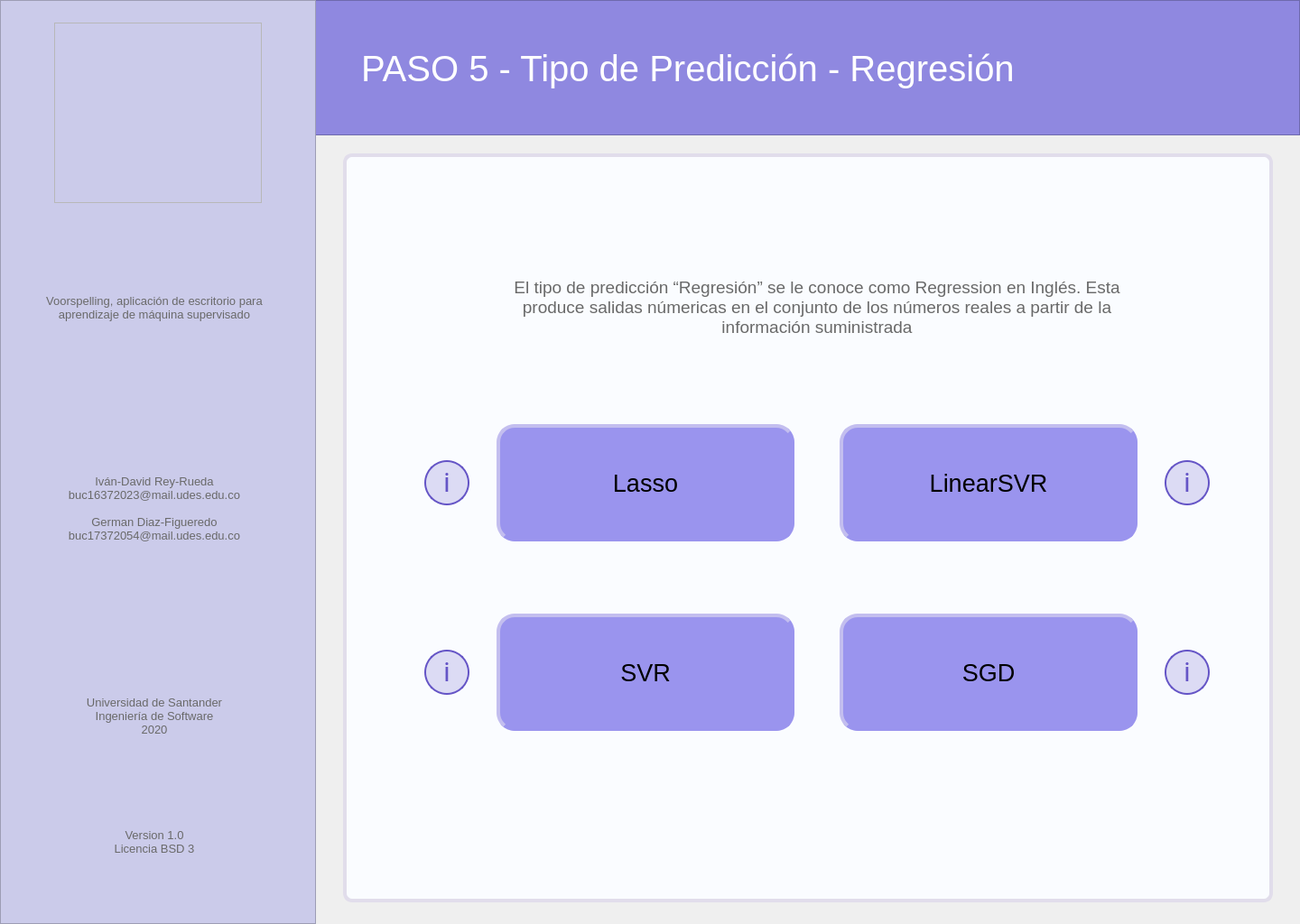
<?xml version="1.0" encoding="UTF-8"?>
<ui version="4.0">
 <class>MainWindow</class>
 <widget class="QMainWindow" name="MainWindow">
  <property name="geometry">
   <rect>
    <x>0</x>
    <y>0</y>
    <width>1440</width>
    <height>1024</height>
   </rect>
  </property>
  <property name="minimumSize">
   <size>
    <width>1440</width>
    <height>1024</height>
   </size>
  </property>
  <property name="maximumSize">
   <size>
    <width>1440</width>
    <height>1024</height>
   </size>
  </property>
  <property name="windowTitle">
   <string>Voorspelling</string>
  </property>
  <widget class="QWidget" name="centralwidget">
   <widget class="QFrame" name="left_bar">
    <property name="geometry">
     <rect>
      <x>0</x>
      <y>0</y>
      <width>350</width>
      <height>1024</height>
     </rect>
    </property>
    <property name="styleSheet">
     <string notr="true">background-color: rgb(203, 203, 234);

</string>
    </property>
    <property name="frameShape">
     <enum>QFrame::StyledPanel</enum>
    </property>
    <property name="frameShadow">
     <enum>QFrame::Raised</enum>
    </property>
    <widget class="QLabel" name="lbl_left_1">
     <property name="geometry">
      <rect>
       <x>18</x>
       <y>278</y>
       <width>306</width>
       <height>126</height>
      </rect>
     </property>
     <property name="font">
      <font>
       <pointsize>10</pointsize>
      </font>
     </property>
     <property name="styleSheet">
      <string notr="true">color: rgb(105, 105, 105);</string>
     </property>
     <property name="text">
      <string>Voorspelling, aplicación de escritorio para aprendizaje de máquina supervisado</string>
     </property>
     <property name="alignment">
      <set>Qt::AlignCenter</set>
     </property>
     <property name="wordWrap">
      <bool>true</bool>
     </property>
    </widget>
    <widget class="QLabel" name="lbl_left_2">
     <property name="geometry">
      <rect>
       <x>18</x>
       <y>500</y>
       <width>306</width>
       <height>126</height>
      </rect>
     </property>
     <property name="font">
      <font>
       <pointsize>10</pointsize>
      </font>
     </property>
     <property name="styleSheet">
      <string notr="true">color: rgb(105, 105, 105);</string>
     </property>
     <property name="text">
      <string>Iván-David Rey-Rueda
buc16372023@mail.udes.edu.co

German Diaz-Figueredo
buc17372054@mail.udes.edu.co</string>
     </property>
     <property name="alignment">
      <set>Qt::AlignCenter</set>
     </property>
     <property name="wordWrap">
      <bool>true</bool>
     </property>
    </widget>
    <widget class="QLabel" name="lbl_left_3">
     <property name="geometry">
      <rect>
       <x>18</x>
       <y>730</y>
       <width>306</width>
       <height>126</height>
      </rect>
     </property>
     <property name="font">
      <font>
       <pointsize>10</pointsize>
      </font>
     </property>
     <property name="styleSheet">
      <string notr="true">color: rgb(105, 105, 105);</string>
     </property>
     <property name="text">
      <string>Universidad de Santander
Ingeniería de Software
2020</string>
     </property>
     <property name="alignment">
      <set>Qt::AlignCenter</set>
     </property>
     <property name="wordWrap">
      <bool>true</bool>
     </property>
    </widget>
    <widget class="QLabel" name="lbl_left_4">
     <property name="geometry">
      <rect>
       <x>18</x>
       <y>870</y>
       <width>306</width>
       <height>126</height>
      </rect>
     </property>
     <property name="font">
      <font>
       <pointsize>10</pointsize>
      </font>
     </property>
     <property name="styleSheet">
      <string notr="true">color: rgb(105, 105, 105);</string>
     </property>
     <property name="text">
      <string>Version 1.0
Licencia BSD 3</string>
     </property>
     <property name="alignment">
      <set>Qt::AlignCenter</set>
     </property>
     <property name="wordWrap">
      <bool>true</bool>
     </property>
    </widget>
   </widget>
   <widget class="QFrame" name="logo">
    <property name="geometry">
     <rect>
      <x>60</x>
      <y>25</y>
      <width>230</width>
      <height>200</height>
     </rect>
    </property>
    <property name="styleSheet">
     <string notr="true">image: url(:/image/voorspelling_logo.png);</string>
    </property>
    <property name="frameShape">
     <enum>QFrame::StyledPanel</enum>
    </property>
    <property name="frameShadow">
     <enum>QFrame::Raised</enum>
    </property>
   </widget>
   <widget class="QFrame" name="up_bar">
    <property name="geometry">
     <rect>
      <x>0</x>
      <y>0</y>
      <width>1440</width>
      <height>150</height>
     </rect>
    </property>
    <property name="styleSheet">
     <string notr="true">background-color: rgb(143, 136, 224);</string>
    </property>
    <property name="frameShape">
     <enum>QFrame::StyledPanel</enum>
    </property>
    <property name="frameShadow">
     <enum>QFrame::Raised</enum>
    </property>
    <widget class="QLabel" name="lbl_tittle">
     <property name="geometry">
      <rect>
       <x>400</x>
       <y>40</y>
       <width>941</width>
       <height>72</height>
      </rect>
     </property>
     <property name="font">
      <font>
       <family>MS Shell Dlg 2</family>
       <pointsize>30</pointsize>
       <weight>50</weight>
       <italic>false</italic>
       <bold>false</bold>
      </font>
     </property>
     <property name="styleSheet">
      <string notr="true">border: none;
color: rgb(255, 255, 255);</string>
     </property>
     <property name="text">
      <string>PASO 5 - Tipo de Predicción - Regresión</string>
     </property>
     <property name="scaledContents">
      <bool>false</bool>
     </property>
     <property name="alignment">
      <set>Qt::AlignLeading|Qt::AlignLeft|Qt::AlignVCenter</set>
     </property>
     <property name="wordWrap">
      <bool>true</bool>
     </property>
     <property name="margin">
      <number>0</number>
     </property>
     <property name="indent">
      <number>0</number>
     </property>
    </widget>
   </widget>
   <widget class="QFrame" name="main_area">
    <property name="geometry">
     <rect>
      <x>380</x>
      <y>170</y>
      <width>1030</width>
      <height>830</height>
     </rect>
    </property>
    <property name="styleSheet">
     <string notr="true">background-color: rgb(250, 252, 255);
border: 4px solid;
border-color: rgb(225, 221, 235);
border-radius: 10px;</string>
    </property>
    <property name="frameShape">
     <enum>QFrame::StyledPanel</enum>
    </property>
    <property name="frameShadow">
     <enum>QFrame::Raised</enum>
    </property>
    <widget class="QLabel" name="lbl_description">
     <property name="geometry">
      <rect>
       <x>180</x>
       <y>130</y>
       <width>690</width>
       <height>80</height>
      </rect>
     </property>
     <property name="font">
      <font>
       <pointsize>14</pointsize>
      </font>
     </property>
     <property name="styleSheet">
      <string notr="true">color: rgb(105, 105, 105);
border: none;</string>
     </property>
     <property name="text">
      <string>El tipo de predicción “Regresión” se le conoce como Regression en Inglés. Esta produce salidas númericas en el conjunto de los números reales a partir de la información suministrada</string>
     </property>
     <property name="alignment">
      <set>Qt::AlignCenter</set>
     </property>
     <property name="wordWrap">
      <bool>true</bool>
     </property>
    </widget>
    <widget class="QPushButton" name="btn_SVR_rbf">
     <property name="geometry">
      <rect>
       <x>170</x>
       <y>510</y>
       <width>330</width>
       <height>130</height>
      </rect>
     </property>
     <property name="font">
      <font>
       <pointsize>20</pointsize>
       <kerning>true</kerning>
      </font>
     </property>
     <property name="styleSheet">
      <string notr="true">QPushButton{
background-color: rgb(154, 148, 238);
border-left-color: rgb(195, 190, 239);
border-top-color: rgb(195, 190, 239);
border-bottom-color: rgb(154, 148, 238);
border-right-color: rgb(154, 148, 238);
border-radius: 20px;
}
QPushButton:hover{
background-color: rgb(160, 155, 245);
}
QPushButton:pressed{
background-color: rgb(150, 140, 230);
border-left-color: rgb(140, 135, 220);
border-top-color: rgb(140, 135, 220);
border-bottom-color: rgb(195, 190, 239);
border-right-color: rgb(195, 190, 239);
}</string>
     </property>
     <property name="text">
      <string>SVR</string>
     </property>
     <property name="autoDefault">
      <bool>false</bool>
     </property>
    </widget>
    <widget class="QPushButton" name="btn_info_SVR_Linear">
     <property name="geometry">
      <rect>
       <x>910</x>
       <y>340</y>
       <width>50</width>
       <height>50</height>
      </rect>
     </property>
     <property name="styleSheet">
      <string notr="true">QPushButton{
background: rgba(101, 85, 198, 0.2);
border: 2px solid #6555C6;
box-sizing: border-box;
border-radius: 25px;


position: absolute;
width: 25px;
height: 44.55px;
font-family: Roboto;
font-style: normal;
font-weight: normal;
font-size: 30px;
line-height: 56px;
display: flex;
align-items: center;
text-align: center;

color: #6555C6;
}
QPushButton:hover{
background-color: rgb(190, 185, 250);
}
QPushButton:pressed{
background-color: rgb(160, 150, 240);
}</string>
     </property>
     <property name="text">
      <string>i</string>
     </property>
    </widget>
    <widget class="QPushButton" name="btn_info_SGD">
     <property name="geometry">
      <rect>
       <x>910</x>
       <y>550</y>
       <width>50</width>
       <height>50</height>
      </rect>
     </property>
     <property name="styleSheet">
      <string notr="true">QPushButton{
background: rgba(101, 85, 198, 0.2);
border: 2px solid #6555C6;
box-sizing: border-box;
border-radius: 25px;


position: absolute;
width: 25px;
height: 44.55px;
font-family: Roboto;
font-style: normal;
font-weight: normal;
font-size: 30px;
line-height: 56px;
display: flex;
align-items: center;
text-align: center;

color: #6555C6;
}
QPushButton:hover{
background-color: rgb(190, 185, 250);
}
QPushButton:pressed{
background-color: rgb(160, 150, 240);
}</string>
     </property>
     <property name="text">
      <string>i</string>
     </property>
    </widget>
    <widget class="QPushButton" name="btn_back">
     <property name="geometry">
      <rect>
       <x>60</x>
       <y>50</y>
       <width>70</width>
       <height>70</height>
      </rect>
     </property>
     <property name="styleSheet">
      <string notr="true">QPushButton{
background-image: url(:/botton/bxs-left-arrow-circle.svg);
border-radius: 35px;
border: none;


color: #6555C6;
}
QPushButton:hover{
background-color: rgb(235, 225, 250);

}
QPushButton:pressed{

background-color: qradialgradient(spread:pad, cx:0.5, cy:0.5, radius:0.5, fx:0.5, fy:0.5, stop:0 rgba(200, 190, 250, 205), stop:0.6 rgba(200, 190, 250, 205), stop:1 rgba(255, 255, 255, 0));

}

</string>
     </property>
     <property name="text">
      <string/>
     </property>
     <property name="iconSize">
      <size>
       <width>20</width>
       <height>20</height>
      </size>
     </property>
    </widget>
    <widget class="QPushButton" name="btn_SGD">
     <property name="geometry">
      <rect>
       <x>550</x>
       <y>510</y>
       <width>330</width>
       <height>130</height>
      </rect>
     </property>
     <property name="font">
      <font>
       <pointsize>20</pointsize>
       <kerning>true</kerning>
      </font>
     </property>
     <property name="styleSheet">
      <string notr="true">QPushButton{
background-color: rgb(154, 148, 238);
border-left-color: rgb(195, 190, 239);
border-top-color: rgb(195, 190, 239);
border-bottom-color: rgb(154, 148, 238);
border-right-color: rgb(154, 148, 238);
border-radius: 20px;
}
QPushButton:hover{
background-color: rgb(160, 155, 245);
}
QPushButton:pressed{
background-color: rgb(150, 140, 230);
border-left-color: rgb(140, 135, 220);
border-top-color: rgb(140, 135, 220);
border-bottom-color: rgb(195, 190, 239);
border-right-color: rgb(195, 190, 239);
}</string>
     </property>
     <property name="text">
      <string>SGD</string>
     </property>
     <property name="autoDefault">
      <bool>false</bool>
     </property>
    </widget>
    <widget class="QPushButton" name="btn_SVR_Linear">
     <property name="geometry">
      <rect>
       <x>550</x>
       <y>300</y>
       <width>330</width>
       <height>130</height>
      </rect>
     </property>
     <property name="font">
      <font>
       <pointsize>20</pointsize>
       <kerning>true</kerning>
      </font>
     </property>
     <property name="styleSheet">
      <string notr="true">QPushButton{
background-color: rgb(154, 148, 238);
border-left-color: rgb(195, 190, 239);
border-top-color: rgb(195, 190, 239);
border-bottom-color: rgb(154, 148, 238);
border-right-color: rgb(154, 148, 238);
border-radius: 20px;
}
QPushButton:hover{
background-color: rgb(160, 155, 245);
}
QPushButton:pressed{
background-color: rgb(150, 140, 230);
border-left-color: rgb(140, 135, 220);
border-top-color: rgb(140, 135, 220);
border-bottom-color: rgb(195, 190, 239);
border-right-color: rgb(195, 190, 239);
}</string>
     </property>
     <property name="text">
      <string>LinearSVR</string>
     </property>
     <property name="autoDefault">
      <bool>false</bool>
     </property>
    </widget>
    <widget class="QPushButton" name="btn_info_SVR_rbf">
     <property name="geometry">
      <rect>
       <x>90</x>
       <y>550</y>
       <width>50</width>
       <height>50</height>
      </rect>
     </property>
     <property name="styleSheet">
      <string notr="true">QPushButton{
background: rgba(101, 85, 198, 0.2);
border: 2px solid #6555C6;
box-sizing: border-box;
border-radius: 25px;


position: absolute;
width: 25px;
height: 44.55px;
font-family: Roboto;
font-style: normal;
font-weight: normal;
font-size: 30px;
line-height: 56px;
display: flex;
align-items: center;
text-align: center;

color: #6555C6;
}
QPushButton:hover{
background-color: rgb(190, 185, 250);
}
QPushButton:pressed{
background-color: rgb(160, 150, 240);
}</string>
     </property>
     <property name="text">
      <string>i</string>
     </property>
    </widget>
    <widget class="QPushButton" name="btn_Lasso">
     <property name="geometry">
      <rect>
       <x>170</x>
       <y>300</y>
       <width>330</width>
       <height>130</height>
      </rect>
     </property>
     <property name="font">
      <font>
       <pointsize>20</pointsize>
       <kerning>true</kerning>
      </font>
     </property>
     <property name="styleSheet">
      <string notr="true">QPushButton{
background-color: rgb(154, 148, 238);
border-left-color: rgb(195, 190, 239);
border-top-color: rgb(195, 190, 239);
border-bottom-color: rgb(154, 148, 238);
border-right-color: rgb(154, 148, 238);
border-radius: 20px;
}
QPushButton:hover{
background-color: rgb(160, 155, 245);
}
QPushButton:pressed{
background-color: rgb(150, 140, 230);
border-left-color: rgb(140, 135, 220);
border-top-color: rgb(140, 135, 220);
border-bottom-color: rgb(195, 190, 239);
border-right-color: rgb(195, 190, 239);
}</string>
     </property>
     <property name="text">
      <string>Lasso</string>
     </property>
     <property name="autoDefault">
      <bool>false</bool>
     </property>
    </widget>
    <widget class="QPushButton" name="btn_info_Lasso">
     <property name="geometry">
      <rect>
       <x>90</x>
       <y>340</y>
       <width>50</width>
       <height>50</height>
      </rect>
     </property>
     <property name="styleSheet">
      <string notr="true">QPushButton{
background: rgba(101, 85, 198, 0.2);
border: 2px solid #6555C6;
box-sizing: border-box;
border-radius: 25px;


position: absolute;
width: 25px;
height: 44.55px;
font-family: Roboto;
font-style: normal;
font-weight: normal;
font-size: 30px;
line-height: 56px;
display: flex;
align-items: center;
text-align: center;

color: #6555C6;
}
QPushButton:hover{
background-color: rgb(190, 185, 250);
}
QPushButton:pressed{
background-color: rgb(160, 150, 240);
}</string>
     </property>
     <property name="text">
      <string>i</string>
     </property>
    </widget>
   </widget>
   <zorder>up_bar</zorder>
   <zorder>left_bar</zorder>
   <zorder>logo</zorder>
   <zorder>main_area</zorder>
  </widget>
 </widget>
 <resources>
  <include location="Images_voor.qrc"/>
 </resources>
 <connections/>
</ui>
